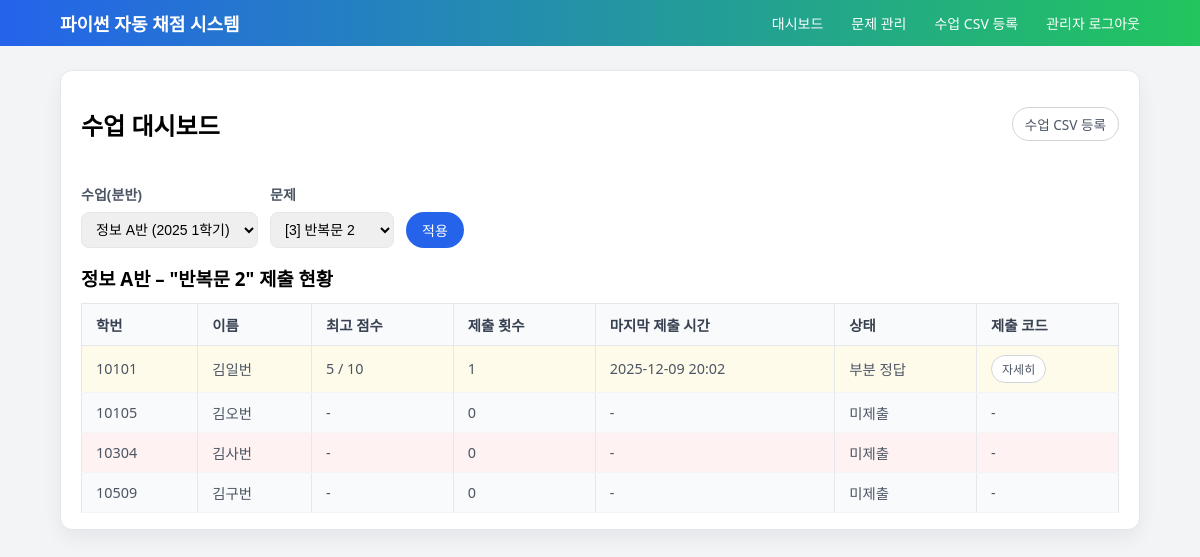
Screenshot of /admin/dashboard?problem_id=3 (signed in) with the database file from the repository.
### models.py (models this page shows, shortened)
class ClassGroup(db.Model):
    id = db.Column(db.Integer, primary_key=True)
    subject = db.Column(db.String(100), nullable=False)      # 정보, 인공지능기초 등
    section = db.Column(db.String(20), nullable=False)       # A, B, 1, 2 ...
    label = db.Column(db.String(150), nullable=False)        # 화면에 표시할 이름
    year = db.Column(db.Integer, nullable=True)              # 2025 등
    term = db.Column(db.String(20), nullable=True)           # 1학기, 2학기 등
    created_at = db.Column(db.DateTime, default=datetime.utcnow)
    enrollments = db.relationship("Enrollment", backref="class_group", lazy=True)

class Problem(db.Model):
    id = db.Column(db.Integer, primary_key=True)
    title = db.Column(db.String(200), nullable=False)
    description = db.Column(db.Text, nullable=False)
    sample_input = db.Column(db.Text, nullable=True)
    sample_output = db.Column(db.Text, nullable=True)
    answer_code = db.Column(db.Text, nullable=False)
    rubric = db.Column(db.Text, nullable=False)
    is_open = db.Column(db.Boolean, default=False)
    max_score = db.Column(db.Integer, default=10)
    created_at = db.Column(db.DateTime, default=datetime.utcnow)
    updated_at = db.Column(
        db.DateTime, default=datetime.utcnow, onupdate=datetime.utcnow
    )
    submissions = db.relationship("Submission", backref="problem", lazy=True)

class Student(db.Model):
    id = db.Column(db.Integer, primary_key=True)
    grade = db.Column(db.Integer, nullable=False)
    class_no = db.Column(db.Integer, nullable=False)
    student_no = db.Column(db.Integer, nullable=False)
    name = db.Column(db.String(50), nullable=False)
    created_at = db.Column(db.DateTime, default=datetime.utcnow)
    submissions = db.relationship("Submission", backref="student", lazy=True)
    enrollments = db.relationship("Enrollment", backref="student", lazy=True)
    @property
    def student_code(self) -> str:
        return f"{self.grade}{self.class_no:02d}{self.student_no:02d}"

### app.py (the view, shortened to what this page needs)
    @app.route("/admin/dashboard")
    @admin_login_required
    def admin_dashboard():
        problems = Problem.query.order_by(Problem.id).all()
        class_groups = ClassGroup.query.order_by(
            ClassGroup.subject, ClassGroup.section
        ).all()
        class_group_id = request.args.get("class_group_id", type=int)
        if class_group_id is None:
            class_group = class_groups[0]
        else:
            class_group = ClassGroup.query.get(class_group_id) or class_groups[0]
        problem_id = request.args.get("problem_id", type=int)
        selected_problem = Problem.query.get(problem_id) if problem_id else None
        enrolls = Enrollment.query.filter_by(class_group_id=class_group.id).all()
        student_ids = [e.student_id for e in enrolls]
        students = []
        if student_ids:
            students = (
                Student.query.filter(Student.id.in_(student_ids))
                .order_by(Student.grade, Student.class_no, Student.student_no)
                .all()
            )
        rows = []
        if selected_problem and students:
            for s in students:
                q = Submission.query.filter_by(
                    student_id=s.id, problem_id=selected_problem.id
                )
                best_score = q.with_entities(func.max(Submission.score)).scalar()
                last_time = q.with_entities(func.max(Submission.created_at)).scalar()
                attempt_count = q.count()
                rows.append(
                    {
                        "student": s,
                        "best_score": best_score,
                        "max_score": selected_problem.max_score,
                        "last_time": last_time,
                        "attempt_count": attempt_count,
                        "has_submitted": attempt_count > 0,
                    }
                )
        return render_template(
            "admin/dashboard.html",
            problems=problems,
            class_groups=class_groups,
            selected_class_group=class_group,
            selected_problem_id=problem_id,
            rows=rows,
            selected_problem=selected_problem,
        )

### app.py (called while the page is built)
def admin_login_required(f):
    @wraps(f)
    def wrapper(*args, **kwargs):
        if "admin_id" not in session:
            flash("관리자 로그인이 필요합니다.")
            return redirect(url_for("admin_login"))
        return f(*args, **kwargs)
    return wrapper

### templates/admin/dashboard.html (shortened to what this page needs)
{% extends "base.html" %}
{% block content %}
<div class="card">
  <div style="display:flex; justify-content:space-between; align-items:center; margin-bottom:12px;">
    <h2>수업 대시보드</h2>
    <a href="{{ url_for('admin_class_import') }}" class="btn btn-secondary">
      수업 CSV 등록
    </a>
  </div>
  <form method="get" action="{{ url_for('admin_dashboard') }}" class="filter-form" style="margin-bottom:16px;">
    <div style="display:flex; flex-wrap:wrap; gap:12px; align-items:flex-end;">
      <div>
        <label class="label" for="class_group_id">수업(분반)</label>
        <select class="input" id="class_group_id" name="class_group_id">
          {% for cg in class_groups %}
            <option value="{{ cg.id }}"
              {% if selected_class_group and cg.id == selected_class_group.id %}selected{% endif %}>
              {{ cg.label }}{% if cg.year %} ({{ cg.year }} {{ cg.term or "" }}){% endif %}
            </option>
          {% endfor %}
        </select>
      </div>
      <div>
        <label class="label" for="problem_id">문제</label>
        <select class="input" id="problem_id" name="problem_id">
          {% for p in problems %}
            <option value="{{ p.id }}"
              {% if selected_problem_id == p.id %}selected{% endif %}>
              [{{ p.id }}] {{ p.title }}
            </option>
          {% endfor %}
        </select>
      </div>
      <div>
        <button class="btn" type="submit" style="margin-top:6px;">적용</button>
      </div>
    </div>
  </form>
  {% if not selected_class_group %}
    <p>먼저 수업 CSV를 등록하여 수업(분반)을 개설하세요.</p>
  {% elif not selected_problem %}
    <p>위에서 문제를 선택하면, 이 수업 학생들의 제출 현황을 볼 수 있습니다.</p>
  {% elif rows|length == 0 %}
    <p>이 수업에는 아직 등록된 학생이 없거나, 선택한 문제에 대한 제출이 없습니다.</p>
  {% else %}
    <h3 style="margin-top:8px; margin-bottom:8px;">
      {{ selected_class_group.label }} – "{{ selected_problem.title }}" 제출 현황
    </h3>
    <table class="table">
      <thead>
        <tr>
          <th>학번</th>
          <th>이름</th>
          <th>최고 점수</th>
          <th>제출 횟수</th>
          <th>마지막 제출 시간</th>
          <th>상태</th>
          <th>제출 코드</th>
        </tr>
      </thead>
      <tbody>
        {% for row in rows %}
          <tr class="{% if not row.has_submitted %}status-none{% elif row.best_score == row.max_score %}status-full{% else %}status-part{% endif %}">
            <td>{{ row.student.student_code }}</td>
            <td>{{ row.student.name }}</td>
            <td>
              {% if row.best_score is not none %}
                {{ row.best_score }} / {{ row.max_score }}
              {% else %}
                -
              {% endif %}
            </td>
            <td>{{ row.attempt_count }}</td>
            <td>
              {% if row.last_time %}
                {{ row.last_time|kst }}
              {% else %}
                -
              {% endif %}
            </td>
            <td>
              {% if not row.has_submitted %}
                미제출
              {% elif row.best_score == row.max_score %}
                만점
              {% else %}
                부분 정답
              {% endif %}
            </td>
            <td>
              {% if row.has_submitted %}
                <a
                  href="{{ url_for('admin_submissions',
                                   student_id=row.student.id,
                                   problem_id=selected_problem.id) }}"
                  class="btn btn-secondary"
                  style="padding:4px 10px; font-size:12px;"
                >
                  자세히
                </a>
              {% else %}
                -
              {% endif %}
            </td>
          </tr>
        {% endfor %}
      </tbody>
    </table>
  {% endif %}
</div>
{% endblock %}

### static/css/main.css (style rules this page uses)
body { font-family: system-ui, -apple-system, BlinkMacSystemFont, sans-serif; margin: 0; background: #f3f4f6; }
.card { background: #fff; border-radius: 12px; padding: 16px 20px; box-shadow: 0 10px 30px rgba(15, 23, 42, 0.08); margin-bottom: 16px; }
.btn { display: inline-block; padding: 8px 14px; border-radius: 999px; border: none; background: #2563eb; color: #fff; text-decoration: none; font-size: 0.9rem; cursor: pointer; }
.btn-secondary { background: #6b7280; }
.label { display: block; font-size: 0.85rem; color: #4b5563; margin-top: 8px; }
.input { width: 100%; box-sizing: border-box; padding: 6px 8px; margin-top: 4px; border-radius: 8px; border: 1px solid #d1d5db; font-size: 0.9rem; }
.table { width: 100%; border-collapse: collapse; font-size: 0.9rem; }
.table th, .table td { border: 1px solid #e5e7eb; padding: 6px 8px; text-align: left; }
body { margin: 0; font-family: system-ui, -apple-system, BlinkMacSystemFont, "Segoe UI", sans-serif; background: #f3f4f6; }
.card { background: white; border-radius: 16px; padding: 20px 24px; box-shadow: 0 15px 35px rgba(15, 23, 42, 0.08); }
.btn { display: inline-block; border-radius: 999px; border: none; background: #2563eb; color: white; padding: 8px 16px; font-size: 14px; cursor: pointer; text-decoration: none; }
.btn-secondary { background: #4b5563; }
.input, .textarea { width: 100%; padding: 8px 10px; border-radius: 8px; border: 1px solid #e5e7eb; font-size: 14px; box-sizing: border-box; }
.label { display: block; font-size: 14px; font-weight: 600; margin-top: 10px; margin-bottom: 4px; }
.table { width: 100%; border-collapse: collapse; margin-top: 12px; font-size: 14px; }
.table th, .table td { border-bottom: 1px solid #e5e7eb; padding: 6px 8px; text-align: left; }
.table thead { background: #f3f4f6; }
.status-none { background: #fef2f2; }
.status-part { background: #fffbeb; }
.card { background: #ffffff; border-radius: 12px; padding: 16px 20px; box-shadow: 0 8px 20px rgba(15, 23, 42, 0.06); border: 1px solid #e5e7eb; }
.table { width: 100%; border-collapse: collapse; background: #ffffff; font-size: 0.9rem; }
.table thead { background: #f9fafb; }
.table thead th { font-weight: 600; color: #374151; padding: 10px 14px; border-bottom: 1px solid #e5e7eb; text-align: left; }
.table tbody td { padding: 9px 14px; border-bottom: 1px solid #f3f4f6; color: #4b5563; vertical-align: middle; }
.table tbody tr:nth-child(even) { background-color: #f9fafb; }
.btn-secondary { display: inline-flex; align-items: center; gap: 4px; padding: 6px 12px; border-radius: 999px; border: 1px solid #d1d5db; background: #ffffff; color: #4b5563; font-size: 0.85rem; text-decoration: none; box-shadow: none; cursor: pointer; transition: background-color 0.15s ease, border-color 0.15s ease, color 0.15s ease, transform 0.05s ease; }

### rows the page displays
ClassGroup: label "정보 A반"
Problem: title "반복문 2"
Student: student.student_code "10101", student.name "김일번"
Student: student.student_code "10105", student.name "김오번"
Student: student.student_code "10304", student.name "김사번"
Student: student.student_code "10509", student.name "김구번"

### other values shown
{{ row.best_score }} "5"
{{ row.max_score }} "10"
{{ row.attempt_count }} "1" "0" "0" "0"
{{ row.last_time|kst }} "2025-12-09 20:02"
form field class_group_id "정보 A반 (2025 1학기)"
